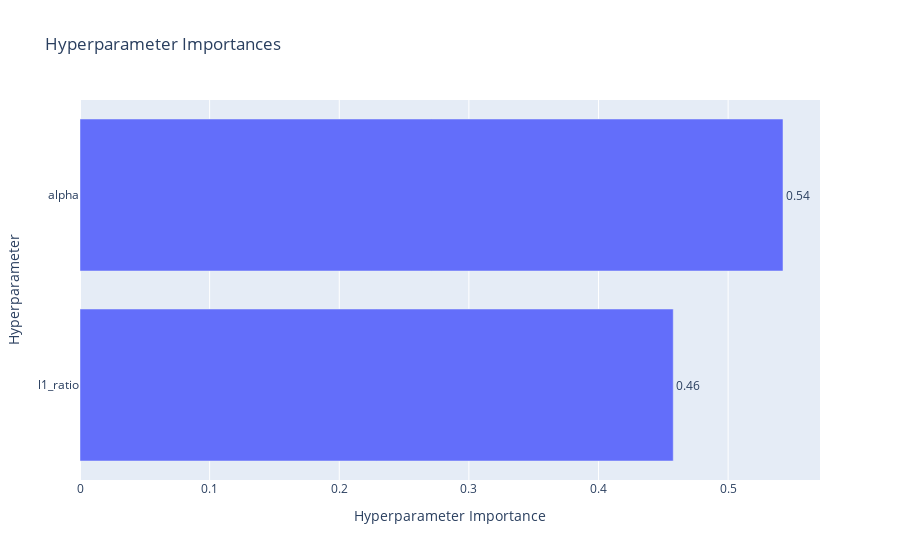

The code cell stored with this chart in its notebook:
### Code cell
optuna.visualization.plot_param_importances(study_en)

### Figure 1 — Plotly figure (JSON) as saved in the notebook; plotly's stock layout.template omitted (floating-point values rounded to 4 significant figures)
{"data": [{"cliponaxis": false, "hovertemplate": ["l1_ratio (FloatDistribution): 0.45766484226410475<extra></extra>", "alpha (FloatDistribution): 0.5423351577358952<extra></extra>"], "name": "Objective Value", "orientation": "h", "text": ["0.46", "0.54"], "textposition": "outside", "type": "bar", "x": [0.4577, 0.5423], "y": ["l1_ratio", "alpha"]}], "layout": {"title": {"text": "Hyperparameter Importances"}, "xaxis": {"title": {"text": "Hyperparameter Importance"}}, "yaxis": {"title": {"text": "Hyperparameter"}}}}
